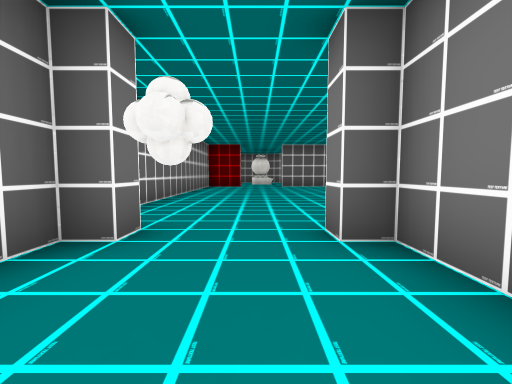
[1] (above)

19 first-person views from a walk through a scene from a Unity 3-D project. The camera is 1.2 m above the floor, tilts 4° down and sees 90° across. The floor is counted in squares, 2 m on a side. Each view is taken from the middle of a square. On the plan, view 1 faces up. The plan holds only what a view shows up to about 9 squares ahead; the rest is blank. The player is left out. Door leaves are left out, so doorways stand open. Some surface patterns are stand-ins.

[2]
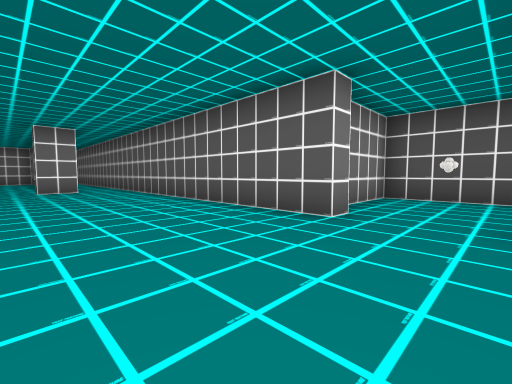

[3]
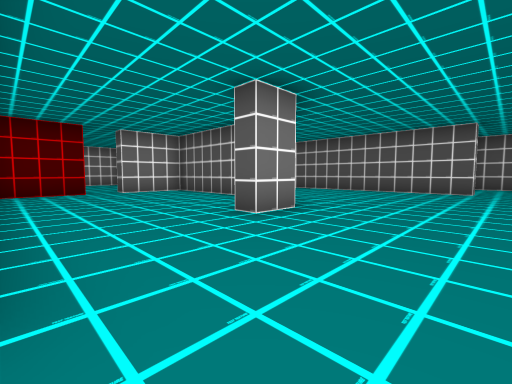

[4]
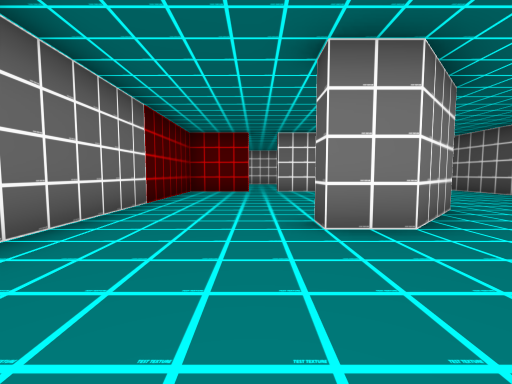

[5]
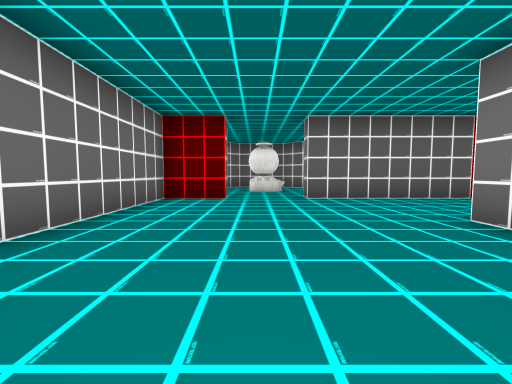

[6]
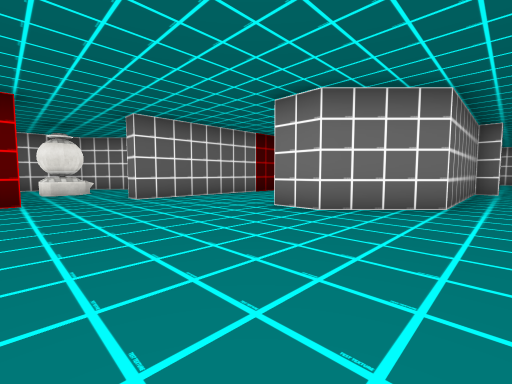

[7]
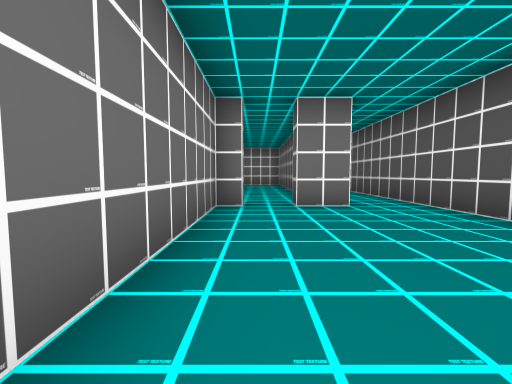

[8]
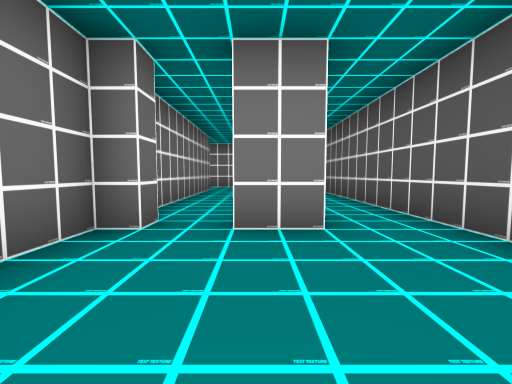

[9]
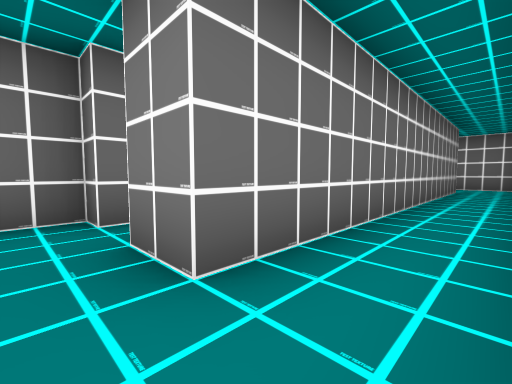

[10]
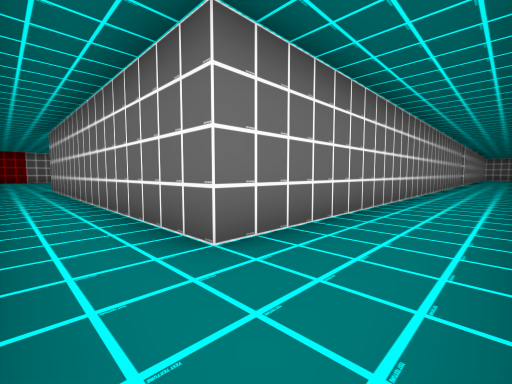

[11]
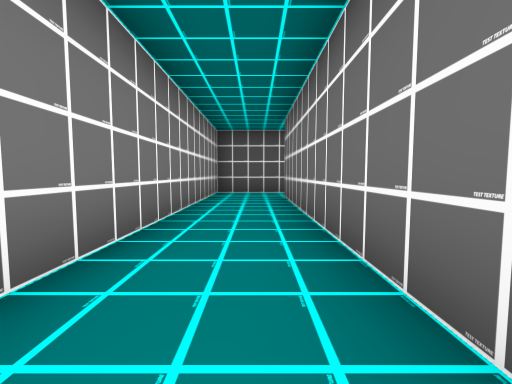

[12]
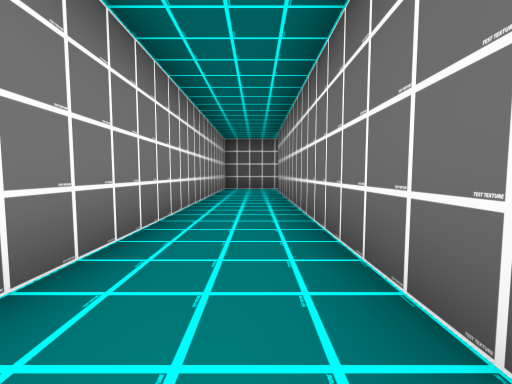

[13]
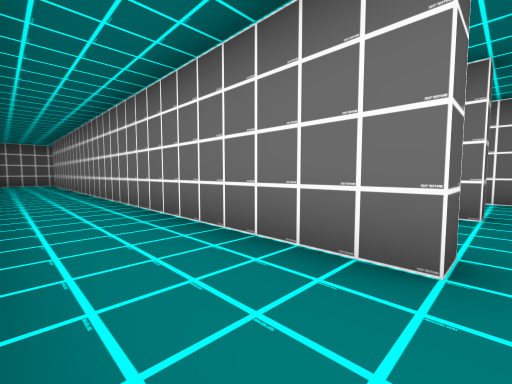

[14]
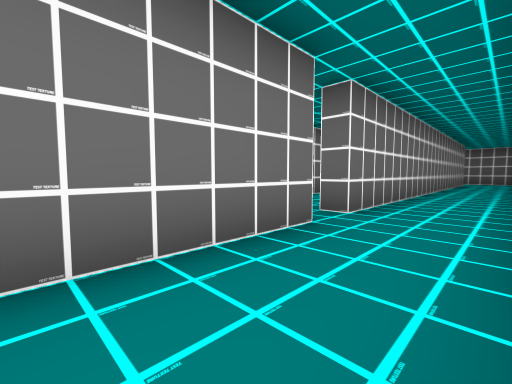

[15]
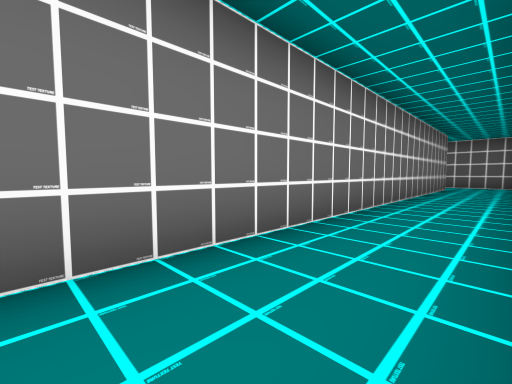

[16]
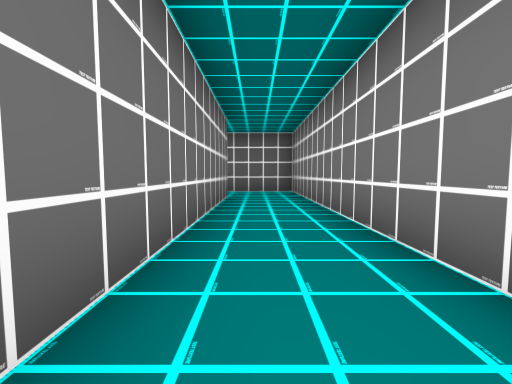

[17]
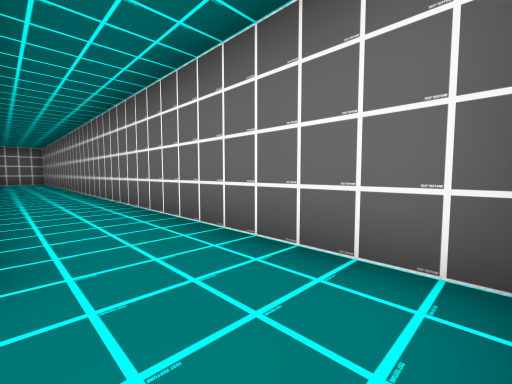

[18]
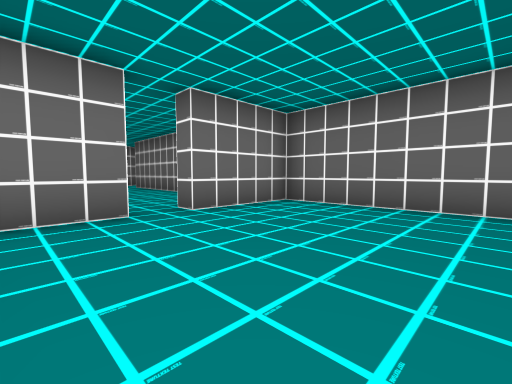

[19]
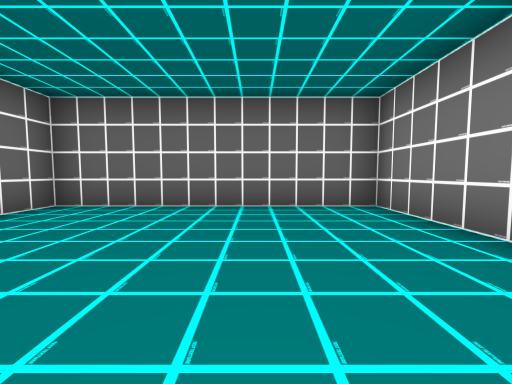

### Floor plan
Points are (right, up) in squares from view 1. A wall is a line through its corners. A room is listed if a view was taken in it or the views show most of it. See-through windows are left out.
Room 1 (view 1)
walls: (-1.2, 2.2) (-1.7, 2.2); (-1.1, -0.8) (1.3, -0.8) (1.3, 2.2) (0.8, 2.2)
ways out: open door at (-0.5, 2.5) to room 2
objects: other object (0, 1)
Room 2 (views 2, 3, 4, 5, 6, 7, 8, 9, 10, 11, 12, 13, 14, 15, 16, 17)
walls: (8.7, 10.3) (8.7, 12.2) (1.3, 12.2); (8.7, 7.9) (8.7, 9.2); (5.5, 7.2) (8.1, 7.2); (8.7, 6.2) (8.7, 6.7) (4.3, 6.7) (2.8, 8.2) (2.8, 9.2) (3.2, 9.2); (-0.7, 12.2) (-2.2, 12.2) (-2.2, 4.9); (0.8, 2.7) (14.2, 2.7); (18.3, 18.8) (18.3, 4.2) (8.7, 4.2) (8.7, 5.2); (18, 2.7) (20.2, 2.7) (20.2, 11.9); (20.2, 27.1) (20.2, 34.8) (9, 34.8); (18.3, 32.8) (18.3, 19.8)
ways out: open door at (-0.5, 2.5) to room 1; open door at (9, 9.5) to room 3; open door at (9, 5.5) to room 4; opening at (0.5, 13); open door at (18, 19)
Room 3 (views 18, 19)
walls: (9.3, 9.2) (9.3, 7.9); (15.3, 10.1) (15.3, 12.8) (9.3, 12.8) (9.3, 10.3)
ways out: open door at (9, 9.5) to room 2
Room 4 (no view inside)
walls: (15.1, 6.7) (10.5, 6.7)
ways out: open door at (9, 5.5) to room 2

Positions as (right, up) in squares from view 1, and headings:
1: (0, 0), facing up
2: (-1, 6), facing down-right
3: (0, 12), facing down-right
4: (0, 10), facing right
5: (0, 6), facing up
6: (-1, 6), facing up-right
7: (4, 6), facing right
8: (6, 5), facing right
9: (8, 3), facing up-right
10: (20, 3), facing up-left
11: (19, 11), facing down
12: (19, 13), facing down
13: (20, 19), facing down-left
14: (20, 16), facing up-left
15: (20, 21), facing up-left
16: (19, 26), facing up
17: (20, 33), facing up-left
18: (13, 8), facing up-left
19: (13, 8), facing up
